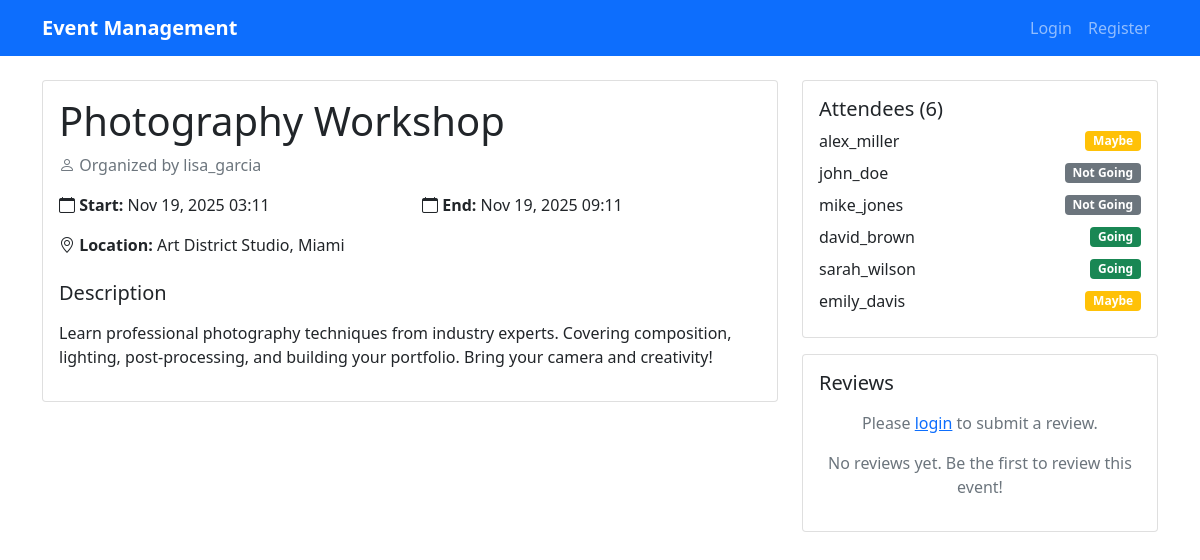
/events/28/, run on the app's committed database.
### events/models.py (models this page shows, shortened)
class Event(models.Model):
    title = models.CharField(max_length=255)
    description = models.TextField()
    organizer = models.ForeignKey(User, on_delete=models.CASCADE, related_name='organized_events')
    location = models.CharField(max_length=255)
    start_time = models.DateTimeField()
    end_time = models.DateTimeField()
    is_public = models.BooleanField(default=True)
    created_at = models.DateTimeField(auto_now_add=True)
    updated_at = models.DateTimeField(auto_now=True)

class RSVP(models.Model):
    STATUS_CHOICES = [
        ('Going', 'Going'),
        ('Maybe', 'Maybe'),
        ('Not Going', 'Not Going'),
    ]
    event = models.ForeignKey(Event, on_delete=models.CASCADE, related_name='rsvps')
    user = models.ForeignKey(User, on_delete=models.CASCADE)
    status = models.CharField(max_length=10, choices=STATUS_CHOICES)
    created_at = models.DateTimeField(auto_now_add=True)
    class Meta:
        unique_together = ['event', 'user']

### events/views.py (the view, shortened to what this page needs)
# urls.py: path('events/<int:event_id>/', event_detail, name='event_detail'),
def event_detail(request, event_id):
    if request.user.is_authenticated:
        events = Event.objects.filter(
            Q(id=event_id) & (
                Q(is_public=True) |
                Q(organizer=request.user) |
                Q(rsvps__user=request.user)
            )
        ).distinct()
        if not events.exists():
            from django.http import Http404
            raise Http404("Event not found")
        event = events.first()
    else:
        event = get_object_or_404(Event, id=event_id, is_public=True)
    rsvps = event.rsvps.all().order_by('created_at')
    rsvp_count = rsvps.count()
    user_rsvp = None
    user_review = None
    reviews = event.reviews.all().order_by('-created_at')
    average_rating = reviews.aggregate(models.Avg('rating'))['rating__avg'] or 0
    context = {
        'event': event,
        'rsvps': rsvps,
        'rsvp_count': rsvp_count,
        'user_rsvp': user_rsvp,
        'user_review': user_review,
        'reviews': reviews,
        'average_rating': average_rating,
    }
    return render(request, 'events/event_detail.html', context)

### templates/events/event_detail.html (shortened to what this page needs)
{% extends 'base.html' %}
{% block content %}
<div class="row">
    <div class="col-lg-8">
        <div class="card">
            <div class="card-body">
                <h1>{{ event.title }}</h1>
                <p class="text-muted mb-3">
                    <i class="bi bi-person"></i> Organized by {{ event.organizer.username }}
                </p>
                <div class="row mb-3">
                    <div class="col-md-6">
                        <strong><i class="bi bi-calendar"></i> Start:</strong> {{ event.start_time|date:"M d, Y H:i" }}
                    </div>
                    <div class="col-md-6">
                        <strong><i class="bi bi-calendar"></i> End:</strong> {{ event.end_time|date:"M d, Y H:i" }}
                    </div>
                </div>
                <p><strong><i class="bi bi-geo-alt"></i> Location:</strong> {{ event.location }}</p>
                <div class="mt-4">
                    <h5>Description</h5>
                    <p>{{ event.description|linebreaks }}</p>
                </div>
            </div>
        </div>
    </div>
    <div class="col-lg-4">
        <div class="card mb-3">
            <div class="card-body">
                <h5>Attendees ({{ rsvp_count }})</h5>
                {% for rsvp in rsvps %}
                    <div class="d-flex justify-content-between align-items-center mb-2">
                        <span>{{ rsvp.user.username }}</span>
                        <span class="badge bg-{% if rsvp.status == 'Going' %}success{% elif rsvp.status == 'Maybe' %}warning{% else %}secondary{% endif %}">
                            {{ rsvp.status }}
                        </span>
                    </div>
                {% empty %}
                    <p class="text-muted">No RSVPs yet</p>
                {% endfor %}
            </div>
        </div>
        <div class="card">
            <div class="card-body">
                <div class="d-flex justify-content-between align-items-center mb-3">
                    <h5 class="mb-0">Reviews</h5>
                </div>
                {% if user.is_authenticated %}
                    {% if user_review %}
                        <div class="alert alert-info">
                            <div class="d-flex justify-content-between align-items-start">
                                <div>
                                    <strong>Your Review</strong>
                                    <div class="mt-2">
                                        {% for i in "12345" %}
                                            {% if forloop.counter <= user_review.rating %}
                                                <i class="bi bi-star-fill text-warning"></i>
                                            {% else %}
                                                <i class="bi bi-star text-warning"></i>
                                            {% endif %}
                                        {% endfor %}
                                        <span class="ms-2">{{ user_review.rating }}/5</span>
                                    </div>
                                    <p class="mt-2 mb-0">{{ user_review.comment|linebreaks }}</p>
                                    <small class="text-muted">{{ user_review.created_at|date:"M d, Y H:i" }}</small>
                                </div>
                                <div>
                                    <a href="{% url 'submit_review' event.id %}" class="btn btn-sm btn-outline-primary">Edit</a>
                                    <form method="post" action="{% url 'delete_review' event.id %}" class="d-inline">
                                        {% csrf_token %}
                                        <button type="submit" class="btn btn-sm btn-outline-danger" onclick="return confirm('Are you sure you want to delete your review?')">Delete</button>
                                    </form>
                                </div>
                            </div>
                        </div>
                    {% else %}
                        <div class="text-center mb-3">
                            <a href="{% url 'submit_review' event.id %}" class="btn btn-primary">Submit a Review</a>
                        </div>
                    {% endif %}
                {% else %}
                    <div class="text-center mb-3">
                        <p class="text-muted">Please <a href="{% url 'login' %}">login</a> to submit a review.</p>
                    </div>
                {% endif %}
                {% for review in reviews %}
                    {% if not user_review or review.id != user_review.id %}
                        <div class="border-top pt-3 {% if not forloop.first %}mt-3{% endif %}">
                            <div class="d-flex justify-content-between align-items-start">
                                <div>
                                    <strong>{{ review.user.username }}</strong>
                                    <div class="mt-1">
                                        {% for i in "12345" %}
                                            {% if forloop.counter <= review.rating %}
                                                <i class="bi bi-star-fill text-warning"></i>
                                            {% else %}
                                                <i class="bi bi-star text-warning"></i>
                                            {% endif %}
                                        {% endfor %}
                                        <span class="ms-2">{{ review.rating }}/5</span>
                                    </div>
                                    <p class="mt-2 mb-1">{{ review.comment|linebreaks }}</p>
                                    <small class="text-muted">{{ review.created_at|date:"M d, Y H:i" }}</small>
                                </div>
                            </div>
                        </div>
                    {% endif %}
                {% empty %}
                    {% if not user_review %}
                        <p class="text-muted text-center">No reviews yet. Be the first to review this event!</p>
                    {% endif %}
                {% endfor %}
            </div>
        </div>
    </div>
</div>
{% endblock %}

### data on the page
Event: title "Photography Workshop", organizer.username "lisa_garcia", start_time "Nov 19, 2025 03:11", end_time "Nov 19, 2025 09:11", location "Art District Studio, Miami", description "Learn professional photography techniques from industry experts. Covering composition, lighting, post-processing, and building your portfolio. Bring your camera and creativity!"
RSVP: user.username "alex_miller", status "Maybe"
RSVP: user.username "john_doe", status "Not Going"
RSVP: user.username "mike_jones", status "Not Going"
RSVP: user.username "david_brown", status "Going"
RSVP: user.username "sarah_wilson", status "Going"
RSVP: user.username "emily_davis", status "Maybe"

### other printed values
{{ rsvp_count }} "6"
